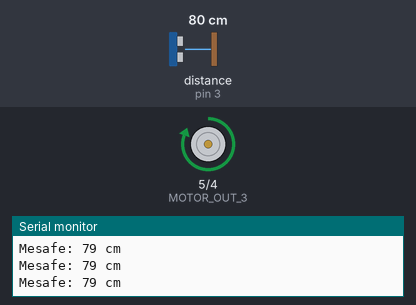
Simulated run of this sketch. Board: Arduino Uno, built with avr-gcc and run on an emulated ATmega328P. On the bench: motor-driver pin pairs drawn as motors (green arrow = first pin HIGH = forward, orange = second pin HIGH = backward, longer = more drive), the last lines printed to the serial monitor. Wiring (inferred from the names in the program): ultrasonic range finder: trigger pin 2; echo pin 3. The test bench sets the inputs (shaded band); at power-on: distance to the obstacle (sensor on pin 3) 80 cm. The echo pulse lasts 58.3 µs per cm.

Above: at 1.2 s.
1.3 s: distance to the obstacle (sensor on pin 3) set to 12 cm
4.3 s: distance to the obstacle (sensor on pin 3) set to 9 cm
At 5.4 s:
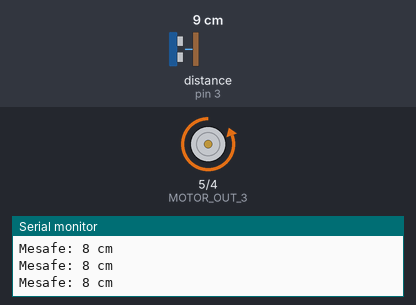
Timing chart, 0 to 7.3 s (numbered marks = the images above; inputs shaded):
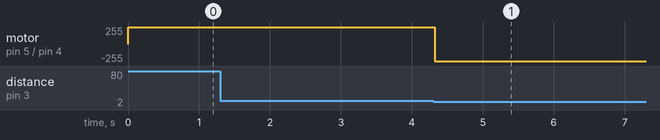

The sketch:

proto1.ino
```cpp
const int DST_TRIGGER = 2;
const int DST_ECHO = 3;

int MOTOR_OUT_3 = 5;
int MOTOR_OUT_4 = 4;

void setup() {
  pinMode(DST_TRIGGER, OUTPUT);
  pinMode(DST_ECHO, INPUT);

  pinMode(MOTOR_OUT_3, OUTPUT);
  pinMode(MOTOR_OUT_4, OUTPUT);

  Serial.begin(9600);
}

void loop() {
  int mesafe = mesafe_olc();

  if(mesafe > 0 && mesafe < 10){
    geri();
  }
  else{
    ileri();
  }
}

int mesafe_olc() {
  digitalWrite(DST_TRIGGER, HIGH);
  delayMicroseconds(500);
  digitalWrite(DST_TRIGGER, LOW);

  int sure = pulseIn(DST_ECHO, HIGH);
  int mesafe_cm = (sure/2) / 29.1;

  // log
  Serial.print("Mesafe: ");
  Serial.print(mesafe_cm);
  Serial.print(" cm \n");

  return mesafe_cm;
}

void ileri() {
  digitalWrite(MOTOR_OUT_3, HIGH);
  digitalWrite(MOTOR_OUT_4, LOW);
}

void geri() {
  digitalWrite(MOTOR_OUT_3, LOW);
  digitalWrite(MOTOR_OUT_4, HIGH);
}
```

Measured:
- the behaviour switches between 11 and 10 cm on distance to the obstacle (sensor on pin 3) (found by bisection; images 0 and 1)
- after the input at 4.3 s, motor on pin 5 (MOTOR_OUT_3) / pin 4 (MOTOR_OUT_4): forward 255/255 → backward 255/255 at once
